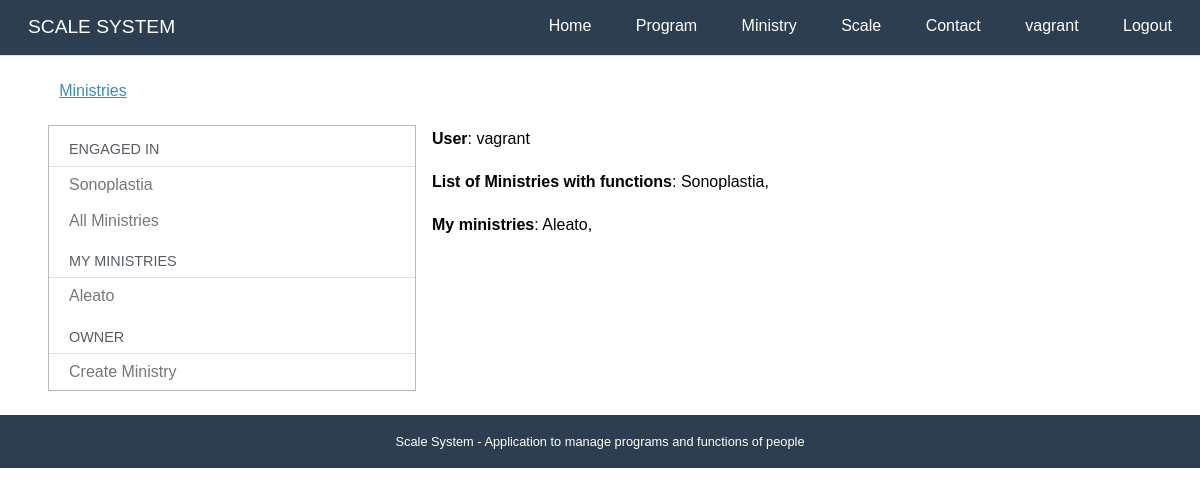
The app's page /ministries/ (signed in), older data.
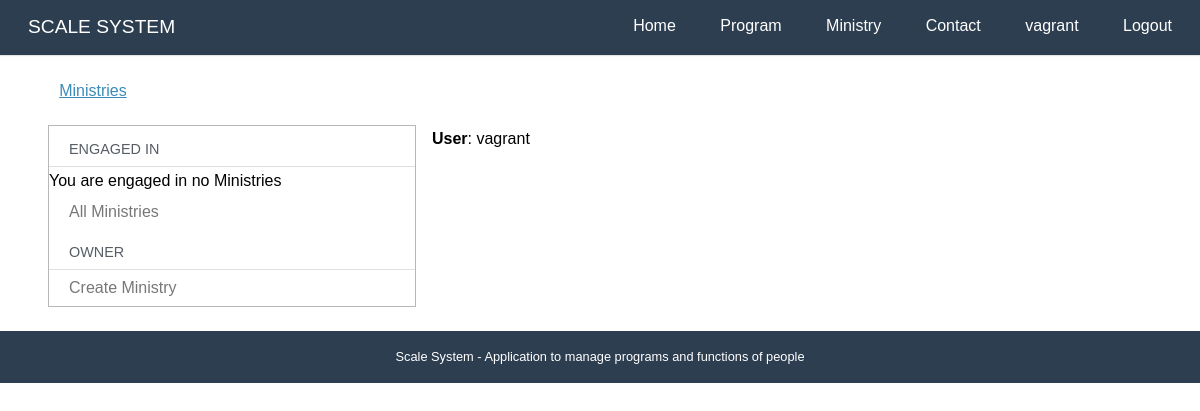
The same page, newer data.
### ministries/models.py (models this page shows, shortened)
class Ministry (models.Model):
    name = models.CharField(_("Name"), max_length=50, unique=True)
    slug = models.SlugField(_("Slug"))
    code = models.SlugField(_("Code"), blank=True) # sistema da tesouraria
    created_at = models.DateTimeField(_("Created at"), auto_now_add=True)
    updated_at = models.DateTimeField(_('Updated at'), auto_now=True)
    leader = models.ManyToManyField("accounts.User",blank=True, verbose_name=_("Leadership"))
    objects = MinistryManager()
    def __str__(self):
        return self.name
    class Meta:
        verbose_name = _("Ministry")
        verbose_name_plural = _("Ministries")
        ordering = ['name']

### ministries/views.py (the view)
# urls.py: path('', views.dashboard,  name='dashboard'),
@login_required
def dashboard(request):
    template_name = 'ministries/dashboard.html'
    context = {}
    context['my_engaged'] = utils.my_engaged(request.user)
    context['my_ministries'] = utils.my_ministries(request.user)
    return render(request, template_name, context)

### accounts/models.py (called while the page is built)
    def __str__(self):
        return self.name or self.username

    def get_full_name(self):
        return str(self)

    def get_first_name(self):
        return self.get_full_name().split()[0]

### core/templatetags/call_method.py (called while the page is built)
@register.filter(name='has_group')
def has_group(user, group_name):
    return user.groups.filter(name=group_name).exists()

@register.filter(name='has_ministry')
def has_ministry(user):
    if my_engaged(user) or my_ministries(user):
        return True
    return False

### ministries/utils.py (called while the page is built)
def my_engaged(user):
    def m(x):
        return [x.ministry]
    def r(x,a):
        if x[0] and x[0] not in a:
            a.append(x[0])
        return a
    functions = list(Function.objects.filter(people = user))
    prog = ProgramTime.objects.filter(person = user, program__date__gte = datetime.date.today())
    for pg in prog:
        functions.append(pg.func())
    if functions:
        return reduce(r,map(m,functions))
    else:
        return []

def my_ministries(user):
     return Ministry.objects.filter(leader=user)

### ministries/templates/ministries/dashboard.html
{% extends "base.html" %}
{% load i18n %}
{% block content %}
<div class="pure-g-r content-ribbon">
    <div class="pure-u-1">
        <ul class="breadcrumb">
            {% block breadcrumb %}
            <li><a href="{% url 'ministries:dashboard' %}">{% translate "Ministries" %}</a></li>
            {% endblock %}
        </ul>
    </div>
    <div class="pure-u-1-3">
        <div class="pure-menu pure-menu-open">
            <a class="pure-menu-heading">{% translate "Engaged in" %}</a>
            <ul>
                {% if my_engaged %}
                {% for min in my_engaged %}
                <li><a href="{% url 'ministries:description' min.slug %}">{{min}}</a></li>
                {% endfor %}
                {% else %}
                {% translate "You are engaged in no Ministries" %}
                {% endif %}
                <li><a href="{% url 'ministries:all'%}">{% translate "All Ministries" %}</a></li>
                {% if my_ministries %}
                <li class="pure-menu-heading">{% translate "My ministries" %}</li>
                {% for min in my_ministries %}
                <li><a href="{% url 'ministries:description' min.slug %}">{{min}}</a></li>
                {% endfor %}
                {% endif %}
                {% if perms.ministries.add_ministry %}
                <li class="pure-menu-heading">{% translate "Owner" %}</li>
                <li><a href="{% url 'ministries:register' %}">{% translate "Create Ministry" %}</a></li>
                {% endif %}
            </ul>
        </div>
    </div>
    <div class="pure-u-2-3">
        <div class="inner">
            {% block dashboard_content %}
            <p><strong>{% translate "User" %}</strong>: {{ user }}</p>
            {% if my_engaged %}
            <p><strong>{% translate 'List of Ministries with functions' %}</strong>:
                {% for min in my_engaged %}
                {{min}},
                {% endfor %}
            </p>
            {% endif %}
            {% if my_ministries %}
            <p><strong>{% translate 'My ministries' %}</strong>:
            {% for min in my_ministries %}
            {{min}},
            {% endfor %}
            {% endif %}
            {% endblock %}
        </div>
    </div>
</div>
{% endblock %}

### core/templates/base.html (shortened to what this page needs)
<!doctype html>
{% load static %}
{% load i18n call_method%}
<html lang="en">
<head>
    <link rel="stylesheet" href="{% static 'core/css/pure-min.css' %}">
    <link rel="stylesheet" href="{% static 'core/css/styles.css' %}" />
</head>
<body>
    <div class="header">
        <div class="home-menu pure-menu pure-menu-open pure-menu-horizontal pure-menu-fixed">
            <a class="pure-menu-heading" href="{% url 'core:home' %}">{% translate "SCALE SYSTEM"%}</a>
            <ul>
                <li class="pure-menu-selected"><a href="{% url 'core:home' %}">{% translate "Home" %}</a></li>
                <li><a href="{% url 'programs:dashboard' %}">{% translate "Program" %}</a></li>
                {% if user.is_authenticated %}
                <li><a href="{% url 'ministries:dashboard' %}">{% translate "Ministry" %}</a></li>
                {% if user|has_ministry %}
                <li><a href="{% url 'scales:dashboard' %}">{% translate "Scale" %}</a></li>
                {% endif %}
                {% endif %}
                <li><a href="{% url 'core:contact' %}">{% translate "Contact" %}</a></li>
                {% if user.is_authenticated %}
                <li><a href="{% url 'accounts:dashboard' %}">{{user.get_first_name}}</a></li>
                <li><a href="{% url 'accounts:logout' %}">{% translate "Logout" %}</a></li>
                {% else %}
                <li><a href="{% url 'accounts:login' %}">{% translate "Login" %}</a></li>
                {% endif %}
            </ul>
        </div>
    </div>
    <div class="content">
        {% block content %}{% endblock %}
        <div class="footer">
            {% translate 'Scale System - Application to manage programs and functions of people' %}
        </div>
    </div>
</body>
</html>

Row changes from the older to the newer data that the page shows:
removed Ministry: name "Sonoplastia"
removed Ministry: name "Aleato"
Text that changed along with them:
text no longer shown: "Scale MY MINISTRIES List of Ministries with functions : My ministries :"
text now shown: "You are engaged in no Ministries"
